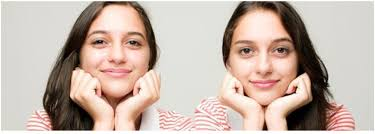
#> input picture 2_faces.jpg, 375 x 134 px
$ python face-detection.py
#> lines starting #> are read from the running program, lines starting #| are printed output that depends on the picture; after the words box and inside, x2 and y2 are one past the last pixel; in counts of white or black regions, pixels touching at a corner belong together
import cv2

# All the faces that were already trained; helps to be more accurate
trained_face_data = cv2.CascadeClassifier(cv2.data.haarcascades + 'haarcascade_frontalface_default.xml')

# User Image
img = cv2.imread("2_faces.jpg")
#> img is the input picture: shape (134, 375, 3); mean B, G, R 170.1, 180.3, 197.5

# Turning user image into gray scale (gray and black - gets rid of all colors)
grayscaled_img = cv2.cvtColor(img, cv2.COLOR_BGR2GRAY)
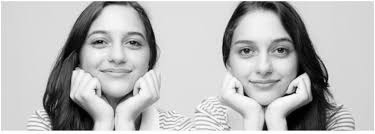
#> grayscaled_img: shape (134, 375); min 0, max 255, mean 184.3

# Finds the coordinates of where the face is (top left and bottom right)
face_coordinates = list(trained_face_data.detectMultiScale(grayscaled_img))
#> face_coordinates = [[77, 11, 80, 80], [221, 19, 83, 83]]

# Checks to see if there is more than 1 face in the image
if len(face_coordinates) > 1:
    # If the above condition is true, both are detected and a rectangle is drawn on both
    for coordinate_array in face_coordinates:
        x, y, w, h = coordinate_array
        cv2.rectangle(img, (x, y), (x+w, y+h), (0, 255, 0), 2)
#> this loop made 2 passes
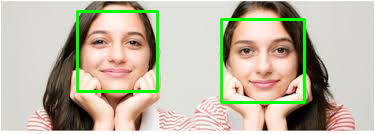
#> img: shape (134, 375, 3); 3.88% of pixels changed, all inside (x1, y1, x2, y2) = (76, 10, 306, 104)
else:
    x, y, w, h = face_coordinates
    cv2.rectangle(img, (x, y), (x+w, y+h), (0, 255, 0), 2)

# Displays the image with rectangle on top
cv2.imshow("Face Detector - Python + OpenCV", img)
cv2.waitKey()

# Confirmation
print("Code Completed, No Problems Detected")

$ run again, with faces_more_than_1.jpg copied over 2_faces.jpg
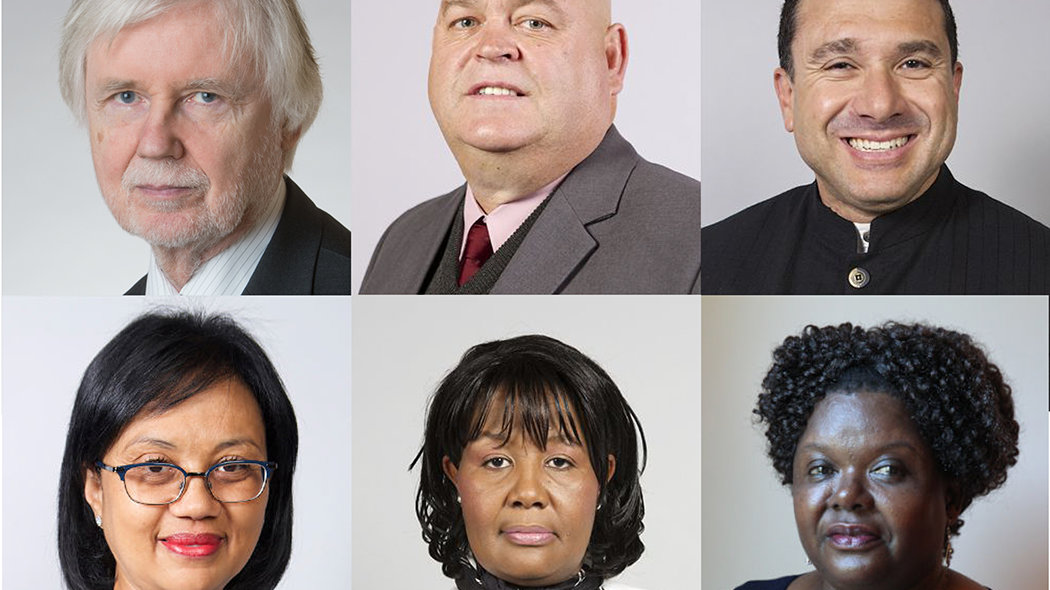
#> input picture faces_more_than_1.jpg, 1050 x 590 px
#> img is the input picture: shape (590, 1050, 3); mean B, G, R 139.3, 142.5, 154.6
#> `grayscaled_img = cv2.cvtColor(img, cv2.COLOR_BGR2GRAY)`:
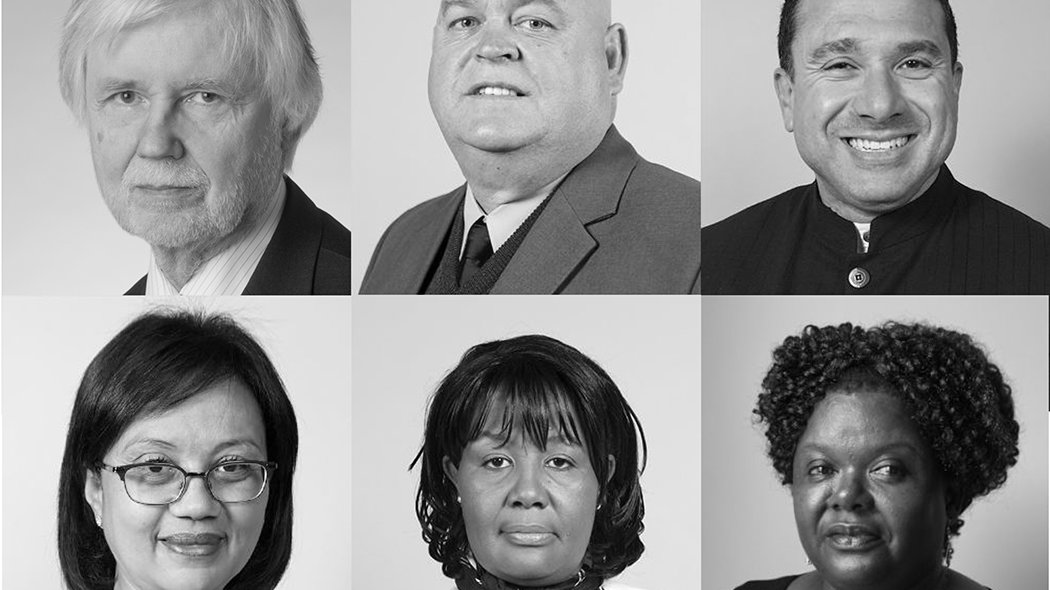
#> grayscaled_img: shape (590, 1050); min 0, max 255, mean 145.8
#> face_coordinates = [[772, 404, 157, 157], [796, 4, 167, 167], [64, 21, 193, 193], [437, 393, 180, 180], [95, 401, 179, 179]]
#> the loop `for coordinate_array in face_coordinates:` made 5 passes
#> after the loop `for coordinate_array in face_coordinates:`:
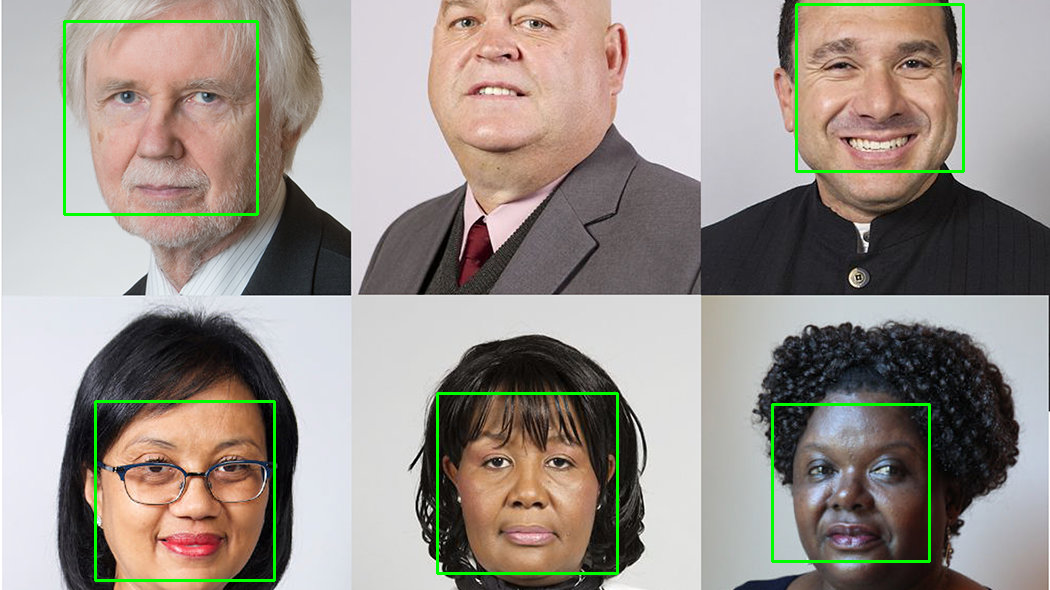
#> img: shape (590, 1050, 3); 1.69% of pixels changed, all inside (x1, y1, x2, y2) = (63, 3, 965, 582)
